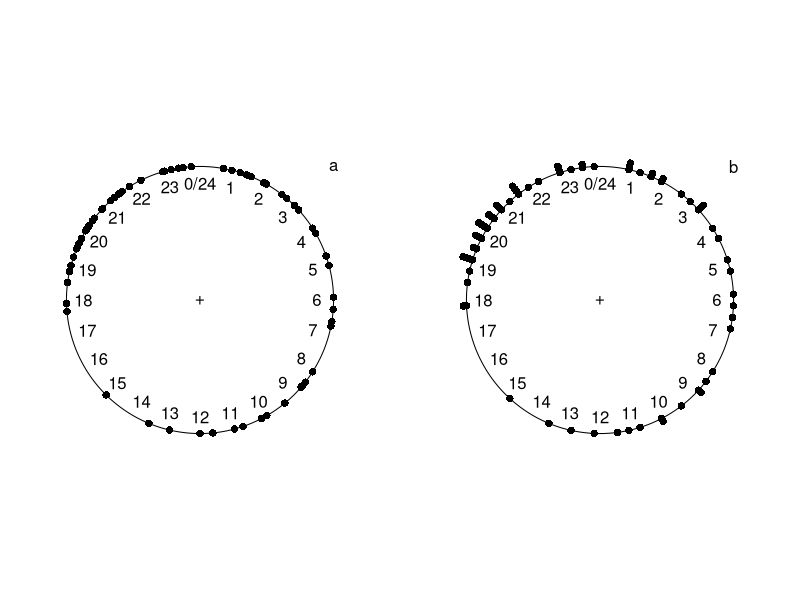
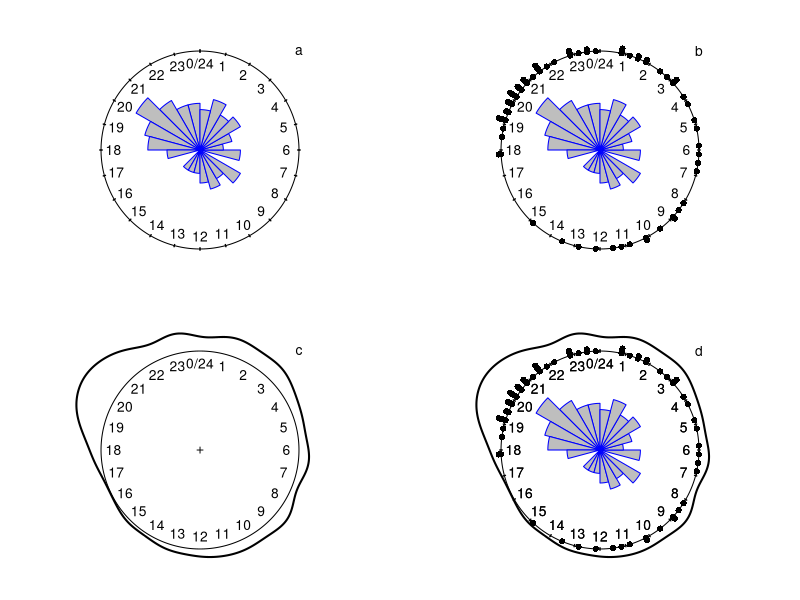
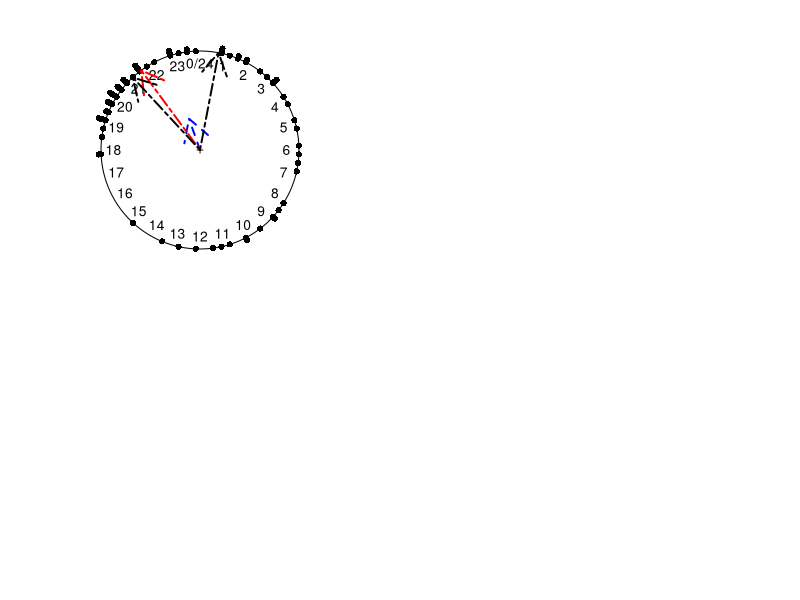
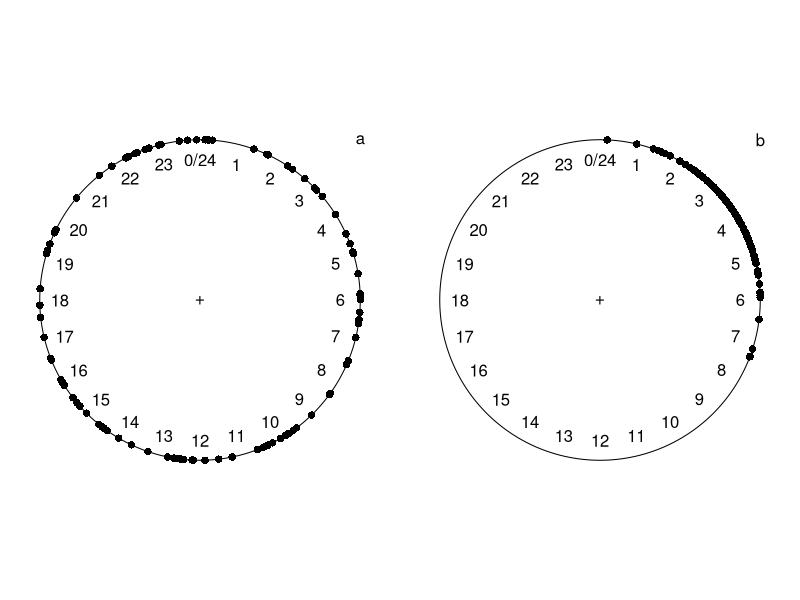
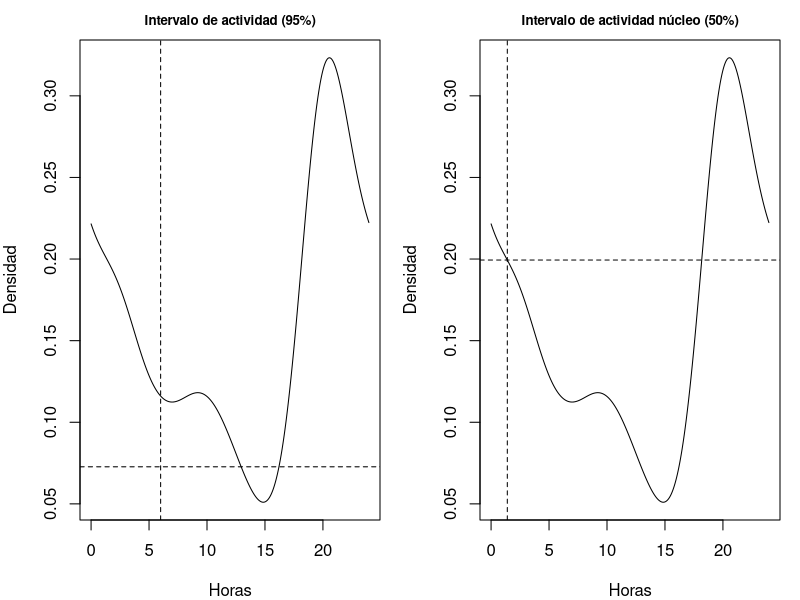

Write R code to recreate these figures, in order.
########################################################
# CAPÍTULO 10
# Análisis de la actividad: circular
########################################################

library(circular)

base <- read.csv("Cap.10/BASE_ACTIVIDAD.csv", header = T)
View(base)

coyote <- subset(base, base$Especies == "Canis latrans")
conejo <- subset(base, base$Especies == "Sylvilagus floridanus")

coy_circular <- circular(coyote$Hora_Decimal, units = "hour", template = "clock24", rotation = "clock", zero = pi/2)
head(coy_circular, 5)

con_circular <- circular(conejo$Hora_Decimal, units = "hour", template = "clock24", rotation = "clock", zero = pi/2)
head(con_circular, 5)

#Fig. 10.3
par(mfrow = c(1,2), mar = c(1,1,1,1))
plot.circular(coy_circular, shrink = 1.2)
text(x = 1, y = 1, labels = "a")
plot.circular(coy_circular, shrink = 1.2, stack = T)
text(x = 1, y = 1, labels = "b")

#Fig. 4:
par(mfrow = c(2, 2), mar = c(1, 1, 1, 1))

#Figura 4a
rose.diag(coy_circular, bins = 24, ticks = T, prop = 2, pch = 21, border = "blue", col = "gray", shrink = 1.2) 
text(x = 1, y = 1, labels = "a")
rose.diag(coy_circular, bins = 24, ticks = T, prop = 2, pch = 21, border = "blue", col = "gray", shrink = 1.2) 

#Figura 4b
points.circular(coy_circular, stack = T)  
text(x = 1, y = 1, labels = "b")
plot(density.circular(coy_circular, bw=40), lwd=2, lty=1, main = "", shrink = 1.2) 

#Figura 4c
text(x = 1, y = 1, labels = "c")
plot(density.circular(coy_circular, bw=40), lwd=2, lty=1, main = "", shrink = 1.2) 

#Figura 4d
text(x = 1, y = 1, labels = "d")
points.circular(coy_circular, stack = T) 
rose.diag(coy_circular, bins = 24, ticks = T, prop = 2, pch = 21, border = "blue", col = "gray", add = T) 

mean.circular(coy_circular) 
median.circular(coy_circular) 

rho.circular(coy_circular)

angular.deviation(coy_circular) 

sd.circular(coy_circular) 

mle.vonmises.bootstrap.ci(coy_circular, alpha = 0.05, reps = 1000)

#Fig. 10.5
plot.circular(coy_circular, shrink = 1.2, stack = T)

#Graficando la media y longitud de la hora promedio
arrows.circular(mean.circular(coy_circular), rho.circular(coy_circular), x0 = 0, col = "blue", lwd = 1.9, lty = 8) 

#Graficando la mediana
arrows.circular(median.circular(coy_circular), x0 = 0, col = "red", lwd = 1.9, lty = 6) 

#Obtención de los intervalos de confianza
coy_ci <- mle.vonmises.bootstrap.ci(coy_circular, alpha = 0.05, reps = 1000)

#Graficando los intervalos de confianza
arrows.circular(coy_ci$mu.ci, x0 = 0, col = "black", lwd = 1.9, lty = 6)

par(mfrow = c (1, 2))
unif <- rcircularuniform(100)
plot(unif, template = "clock24")
text(x = 1, y = 1, labels = "a")
von <- rvonmises(100, circular(1), 10)
plot(von, template = "clock24")
text(x = 1, y = 1, labels = "b")

options(scipen = 999)

rayleigh.test(coy_circular) 

rao.spacing.test(coy_circular, alpha = 0.05) 

kuiper.test(coy_circular, alpha = 0.05) 

watson.test(coy_circular, alpha = 0.05) 

watson.williams.test(list(coy_circular, con_circular), alpha = 0.05)

watson.two.test(coy_circular, con_circular, alpha = 0.05) 

watson.wheeler.test(list(coy_circular, con_circular), alpha = 0.05) 

base_sd <- base[!duplicated(base$Hora_Decimal), ]

coyote_sd <- subset(base_sd, base$Especies == "Canis latrans")
conejo_sd <- subset(base_sd, base$Especies == "Sylvilagus floridanus")

coy_circular_sd <- circular(coyote_sd$Hora_Decimal, units = "hour", template = "clock24", rotation = "clock", zero = pi/2)
con_circular_sd <- circular(conejo_sd$Hora_Decimal, units = "hour", template = "clock24", rotation = "clock", zero = pi/2)

watson.wheeler.test(list(coy_circular_sd, con_circular_sd), alpha = 0.05)

(coyote95 <- modal.region(coy_circular, q = 0.95, bw = 5))
(coyote50 <- modal.region(coy_circular, q = 0.50, bw = 5))

par(mfrow = c(1,2), mar = c(4,4,2,1))
plot(coyote95, main = "Intervalo de actividad (95%)", ylab = "Densidad", xlab = "Horas", cex.main = 0.8)
plot(coyote50, main = "Intervalo de actividad núcleo (50%)", ylab = "Densidad", xlab = "Horas", cex.main = 0.8)

coy_cone95 <- totalvariation.circular(coy_circular, con_circular, q = 0.95, bw = 5)
coy_cone50 <- totalvariation.circular(coy_circular, con_circular, q = 0.50, bw = 5)

########################################################
# FIN SCRIPT
rm(list = ls()) 
dev.off() 
